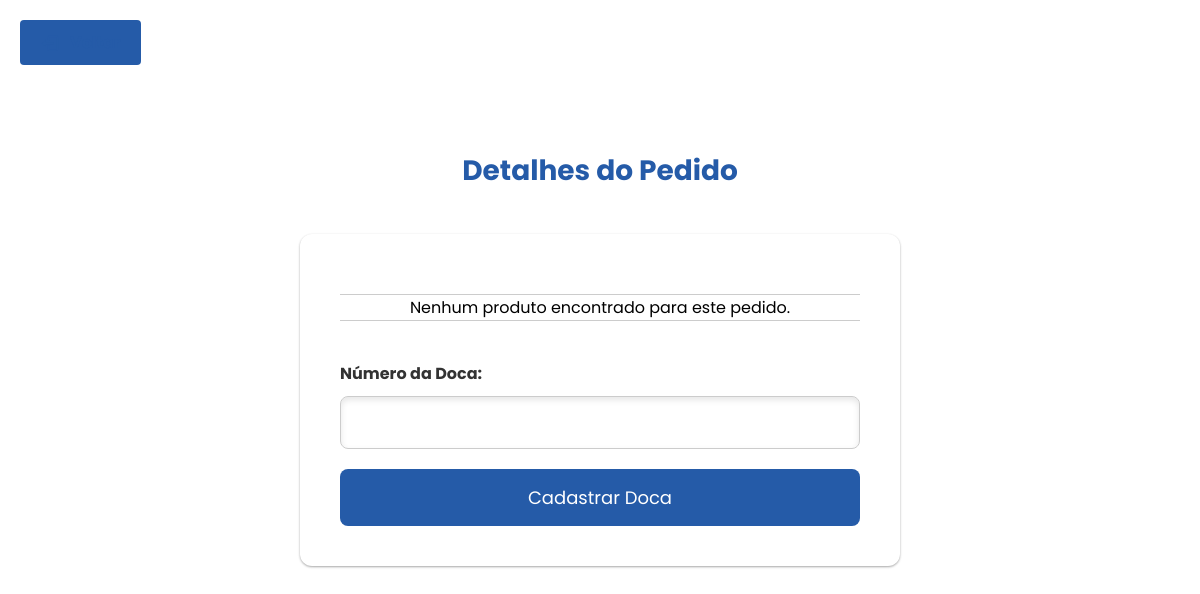
Before: /SENAI_LOGISTICA/home/picking/buscarpedido.php?pedido_id=10 with the older database file.
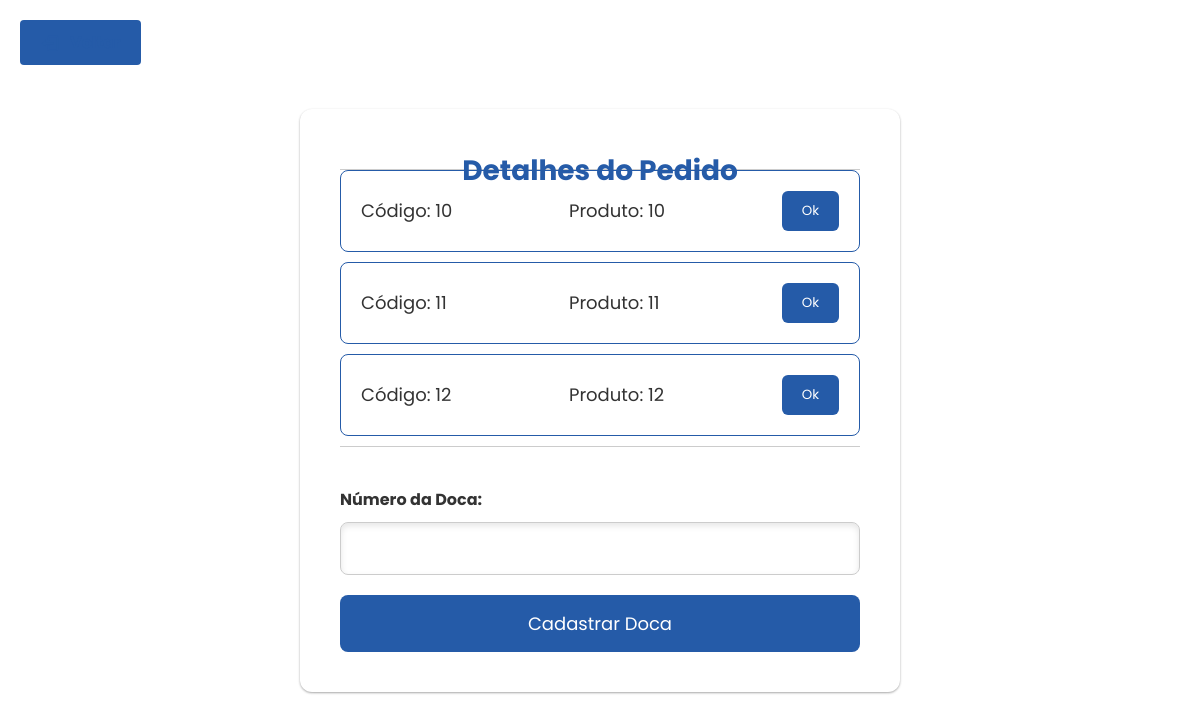
After: the same page with the newer database file.
### tables this page shows
CREATE TABLE `produtos` (
  `id` int(11) NOT NULL,
  `pedidob` varchar(255) NOT NULL,
  `cod_prod` varchar(255) NOT NULL,
  `nome_produto` varchar(255) NOT NULL,
  `un_prod` varchar(50) DEFAULT NULL,
  `qtd_prod` int(11) DEFAULT NULL,
  `rsunit_prod` decimal(10,2) DEFAULT NULL,
  `ncm_prod` varchar(50) DEFAULT NULL,
  `cst_prod` varchar(50) DEFAULT NULL,
  `cfop_prod` varchar(50) DEFAULT NULL
);

### SENAI_LOGISTICA/home/picking/buscarpedido.php (the view, shortened to what this page needs)
<!DOCTYPE html>
<html lang="pt-br">
<head>
    <link rel="stylesheet" href="../../home/movimentacao/docar.css">
    <link href='https://unpkg.com/boxicons@2.1.4/css/boxicons.min.css' rel='stylesheet'>
    <link rel="stylesheet" href="https://cdnjs.cloudflare.com/ajax/libs/font-awesome/6.5.2/css/all.min.css">
</head>
<body>
    <h1>Detalhes do Pedido</h1>
    <div class="container">
        <a class="back-button" onclick="window.history.back();"><i class='bx bx-log-out'></i> Voltar</a>
        <form action="processar_doca.php" method="post">
            <ul class="produto-list">
                <?php
                $servername = "localhost";
                $username = "root";
                $password = "root";
                $dbname = "senai";
                $conn = new mysqli($servername, $username, $password, $dbname);
                if (isset($_GET['pedido_id'])) {
                    $pedido_id = $_GET['pedido_id'];
                    $sql_produtos = "SELECT * FROM produtos WHERE pedidob = '$pedido_id'";
                    $result_produtos = $conn->query($sql_produtos);
                    if ($result_produtos) {
                        if ($result_produtos->num_rows > 0) {
                            while ($row_produtos = $result_produtos->fetch_assoc()) {
                                $nome_produto = htmlspecialchars($row_produtos["nome_produto"]);
                                echo "<li class='produto-item'>";
                                echo "  <ul class='produto-info'>";
                                echo "    <li class='produto-codigo'>Código: " . htmlspecialchars($row_produtos["cod_prod"]) . "</li>";
                                echo "    <li class='produto-nome'>Produto: " . $nome_produto . "</li>";
                                echo "    <li><button type='button' class='ok-button'>Ok</button></li>";
                                echo "  </ul>";
                                echo "</li>";
                            }
                        } else {
                            echo "<li>Nenhum produto encontrado para este pedido.</li>";
                        }
                    } else {
                        echo "<li>Erro na execução da consulta: " . $conn->error . "</li>";
                    }
                } else {
                    echo "<li>Erro: Pedido ID não fornecido.</li>";
                }
                ?>
            </ul>
            <div class="doca-section">
                <label for="numero_doca">Número da Doca:</label>
                <input type="number" id="numero_doca" name="numero_doca" required>
                <button type="submit">Cadastrar Doca</button>
            </div>
        </form>
    </div>
</body>
</html>

Changed rows visible on the page:
added produtos: cod_prod "10", nome_produto "10"
added produtos: cod_prod "11", nome_produto "11"
added produtos: cod_prod "12", nome_produto "12"
Other visible differences:
text no longer shown: "Nenhum produto encontrado para este pedido."
